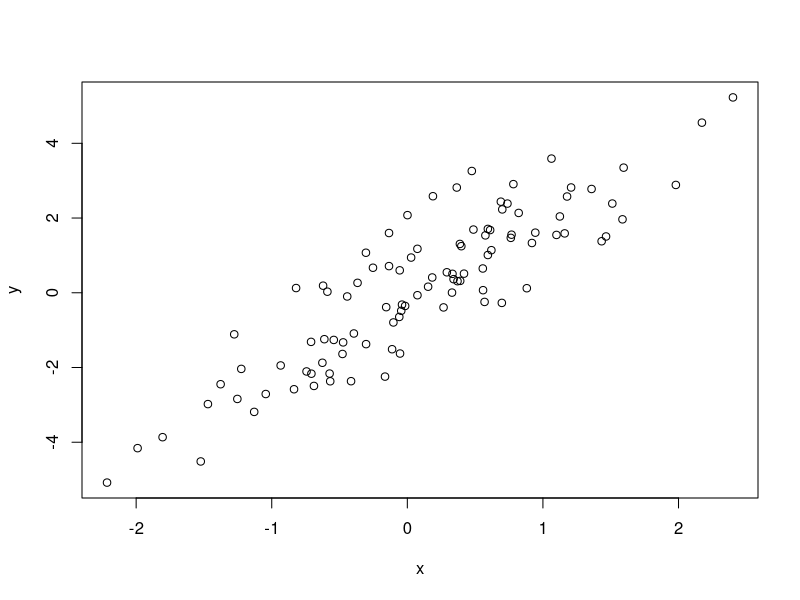

The R source for this figure:
#MULTICOLINEARITY 

set.seed(1)
x = rnorm(100)
y = 2 * x + rnorm(100)
plot(x,y)

x1 = 0.5 * x
x2 = 0.7 * x
x3 = 0.8 * x  
x4 = 0.85 * x
x5 = 0.9 * x
x6 = 0.95 * x
x7 = 0.99 * x

data_frame = data.frame(y=y, x=x, x1=x1, x2=x2, x3=x3, x4=x4, x5=x5, x6=x6, x7=x7)

original_model = glm(y ~ x, data=data_frame)
summary(original_model)
o_beta1 = original_model$coefficients[2]
o_SE = 
original_model$offset


model_1 = glm(y ~ x + 1, data=data_frame)
model_1$coefficients